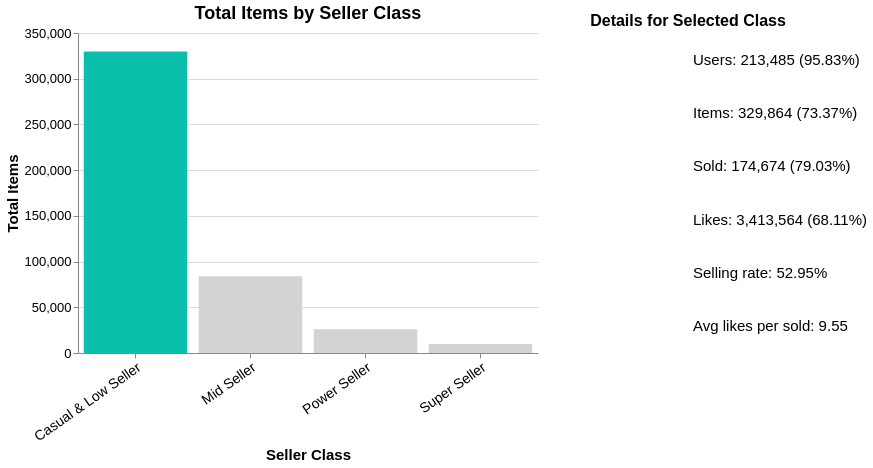

The specification (Vega-Lite) saved for this image:
### Vega-Lite specification from a JSON file in a GitHub repository (floating-point values rounded to 4 significant figures)
{"config": {"view": {"continuousWidth": 300, "continuousHeight": 300, "stroke": null}, "axis": {"labelFontSize": 13, "titleFontSize": 15}, "title": {"font": "Arial", "fontSize": 18}}, "hconcat": [{"mark": {"type": "bar"}, "encoding": {"color": {"condition": {"param": "Seleziona", "value": "#0AC0AD"}, "value": "#d3d3d3"}, "tooltip": [{"field": "total_items", "title": "Total items", "type": "quantitative"}, {"field": "n_users", "title": "N. seller", "type": "quantitative"}, {"field": "%_items", "format": ".2f", "title": "% of items", "type": "quantitative"}], "x": {"axis": {"labelAngle": -35, "labelFontSize": 14, "titleFontSize": 15}, "field": "seller_class", "sort": ["Casual & Low Seller", "Mid Seller", "Power Seller", "Super Seller"], "title": "Seller Class", "type": "nominal"}, "y": {"axis": {"labelFontSize": 13, "titleFontSize": 15}, "field": "total_items", "title": "Total Items", "type": "quantitative"}}, "height": 320, "name": "view_2", "title": {"text": "Total Items by Seller Class", "anchor": "middle", "font": "Arial", "fontSize": 18}, "width": 460}, {"mark": {"type": "text", "align": "left", "baseline": "middle", "dx": 5, "fontSize": 15}, "encoding": {"text": {"field": "label", "type": "nominal"}, "y": {"axis": null, "field": "metric", "sort": ["users", "items", "sold", "likes", "rate", "like_sold"], "type": "nominal"}}, "height": 320, "title": {"text": "Details for Selected Class", "anchor": "middle", "font": "Arial", "fontSize": 16}, "transform": [{"filter": {"param": "Seleziona"}}, {"calculate": "format(datum.n_users, \",\") + \" (\" + format(datum[\"%_users\"], \".2f\") + \"%)\"", "as": "users"}, {"calculate": "format(datum.total_items, \",\") + \" (\" + format(datum[\"%_items\"], \".2f\") + \"%)\"", "as": "items"}, {"calculate": "format(datum.total_items_sold, \",\") + \" (\" + format(datum[\"%_sold\"], \".2f\") + \"%)\"", "as": "sold"}, {"calculate": "format(datum.total_likes, \",\") + \" (\" + format(datum[\"%_liked\"], \".2f\") + \"%)\"", "as": "likes"}, {"calculate": "format(datum.selling_rate, \".2f\") + \"%\" ", "as": "rate"}, {"calculate": "format(datum.avg_like_per_sold, \".2f\")", "as": "like_sold"}, {"fold": ["users", "items", "sold", "likes", "rate", "like_sold"], "as": ["metric", "value"]}, {"calculate": "datum.metric == 'users' ? 'Users: ' + datum.value :\n             datum.metric == 'items' ? 'Items: ' + datum.value :\n             datum.metric == 'sold' ? 'Sold: ' + datum.value :\n             datum.metric == 'likes' ? 'Likes: ' + datum.value :\n             datum.metric == 'rate' ? 'Selling rate: ' + datum.value :\n             datum.metric == 'like_sold' ? 'Avg likes per sold: ' + datum.value : ''", "as": "label"}], "width": 260}], "data": {"name": "data-4aa3d39367fa49716aaa0691b55a4df4"}, "params": [{"name": "Seleziona", "select": {"type": "point", "fields": ["seller_class"]}, "value": [{"seller_class": "Casual & Low Seller"}], "views": ["view_2"]}], "$schema": "https://vega.github.io/schema/vega-lite/v5.20.1.json", "datasets": {"data-4aa3d39367fa49716aaa0691b55a4df4": [{"seller_class": "Casual & Low Seller", "n_users": 213485, "total_items": 329864, "total_items_sold": 174674, "total_likes": 3413564, "avg_like_per_sold": 9.547, "%_users": 95.83, "%_items": 73.37, "%_sold": 79.03, "%_liked": 68.11, "selling_rate": 52.95}, {"seller_class": "Mid Seller", "n_users": 8819, "total_items": 83868, "total_items_sold": 37075, "total_likes": 934787, "avg_like_per_sold": 29.33, "%_users": 3.959, "%_items": 18.65, "%_sold": 16.77, "%_liked": 18.65, "selling_rate": 44.21}, {"seller_class": "Power Seller", "n_users": 469, "total_items": 25973, "total_items_sold": 8770, "total_likes": 389833, "avg_like_per_sold": 126.8, "%_users": 0.2105, "%_items": 5.777, "%_sold": 3.968, "%_liked": 7.778, "selling_rate": 33.77}, {"seller_class": "Super Seller", "n_users": 9, "total_items": 9876, "total_items_sold": 503, "total_likes": 273694, "avg_like_per_sold": 1937.0, "%_users": 0.00404, "%_items": 2.197, "%_sold": 0.2276, "%_liked": 5.461, "selling_rate": 5.093}]}}
